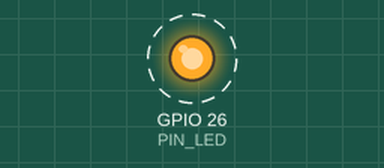
Recording of a sketch running on a simulated ESP32. On the bench: output pins drawn as LEDs (lit = HIGH). Dashed ring = blinking.

Above: at 0.5 s.
Timing chart, 0 to 4.6 s (numbered marks = the images above):
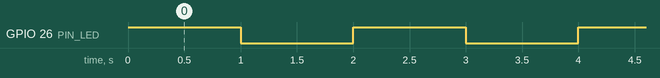

Measured:
- by itself, GPIO 26 (PIN_LED): alternates HIGH for 1.0 s and LOW for 1.0 s

The sketch:

ESP32_Lampu_Kelap_Kelip.ino
```cpp
#define PIN_LED 26 // GPIO 26

void setup() {

  pinMode(PIN_LED, OUTPUT);

}

void loop() {
  // put your main code here, to run repeatedly:

  digitalWrite(PIN_LED, HIGH);
  delay(1000);
  digitalWrite(PIN_LED, LOW);
  delay(1000);

}
```
